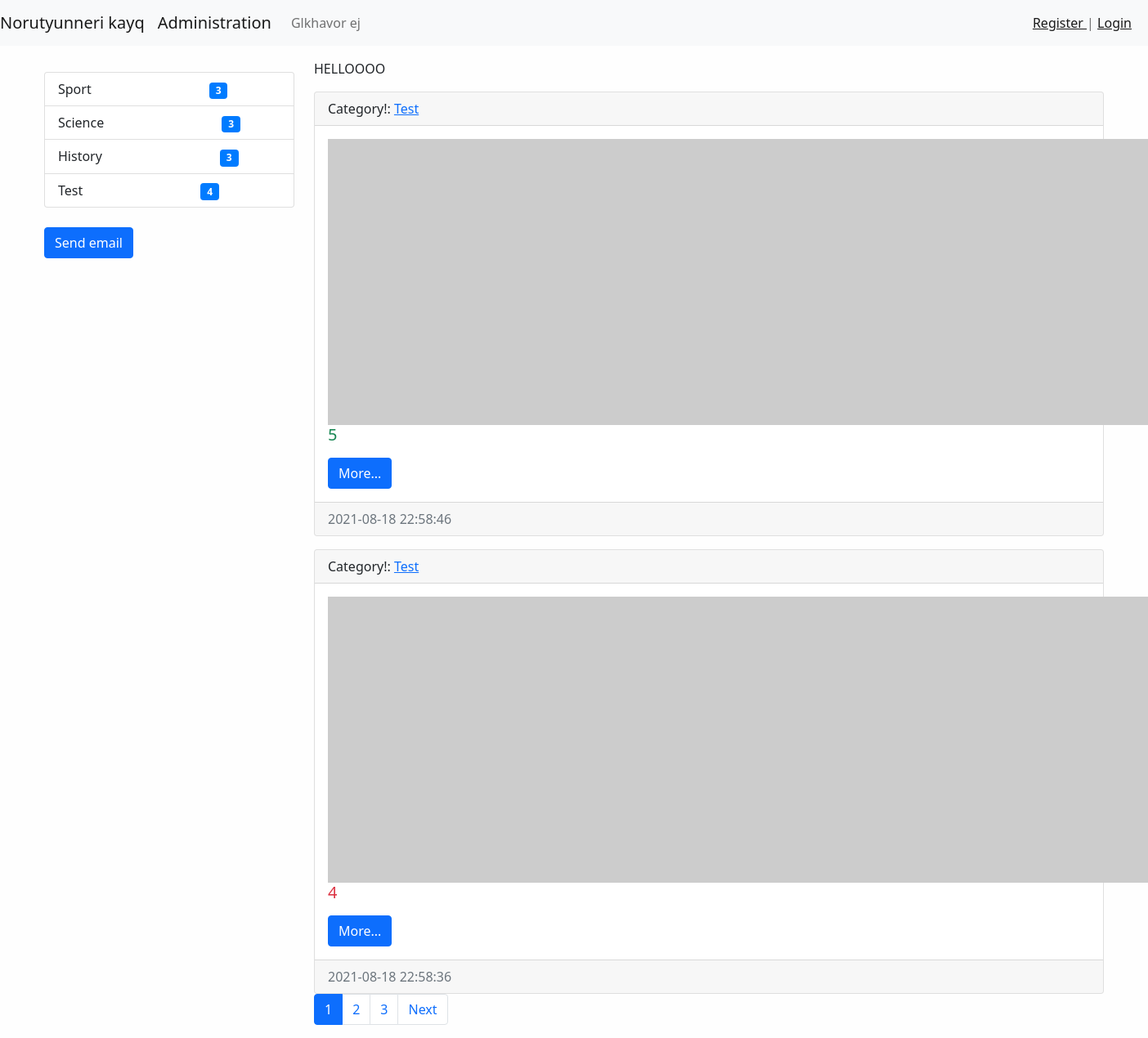
Before: / with the older database file.
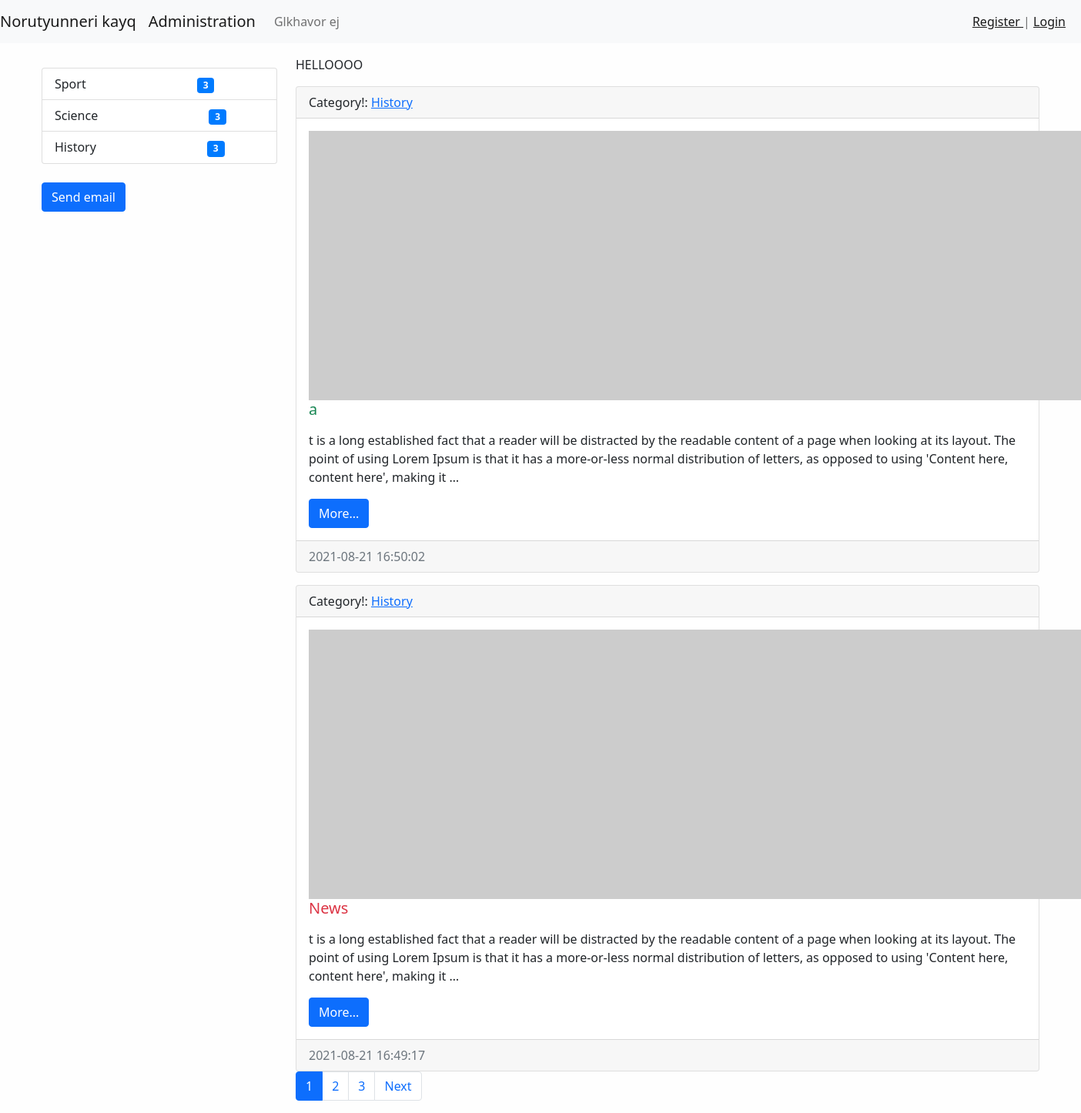
After: the same page with the newer database file.
### news/models.py (models this page shows, shortened)
class Category(models.Model):
    title = models.CharField(max_length=150, db_index=True, verbose_name='CATEGORYI ANUN')
    def get_absolute_url(self):
        return reverse('category', kwargs={"category_id": self.pk})
    def __str__(self):
        return self.title
    class Meta:
        verbose_name = "Category"
        verbose_name_plural = "Categoryner"
        ordering = ['title']

class News(models.Model):
    title = models.CharField(max_length=150, verbose_name="ANUN")
    content = models.TextField(blank=True)
    created_at = models.DateTimeField(auto_now_add=True, verbose_name='STEGHTSVEL E')
    updated_at = models.DateTimeField(auto_now=True, verbose_name='POPOKHVEL E')
    photo = models.ImageField(upload_to='photos/%Y/%m/%d/', blank=True)
    is_published = models.BooleanField(default=True, verbose_name='HRATARAKVEL E')
    category = models.ForeignKey('Category', on_delete=models.PROTECT, related_name='get_news')
    views = models.IntegerField(default=0)
    def get_absolute_url(self):
        return reverse('view_news', kwargs={"pk": self.pk})
    class Meta:
        verbose_name = "Norutyun"  # entavernagira tsarayum(or` add news-y darav add Norutyun...)
        verbose_name_plural = "Norutyunner"  # sa el hognakii depqum(inchin -s er avelacnum` sa kdarna)
        ordering = ['-created_at']  # ev adminki ev modeli sort. hertakanutyuny kpokhvi

### news/views.py (the view)
# urls.py: path('', HomeNews.as_view(), name='home'),
class HomeNews(MyMixin, ListView):
    model = News
    template_name = 'news/home_news_list.html'
    context_object_name = 'news'
    mixin_prop = 'Helloooo'
    paginate_by = 2
    def get_context_data(self, *, object_list=None, **kwargs):
        context = super().get_context_data(**kwargs)
        context['title'] = self.get_upper('Glkhavor')
        context['mixin_prop'] = self.get_prop()
        return context
    def get_queryset(self):
        return News.objects.filter(is_published=True)

### news/templatetags/news_tags.py (called while the page is built)
@register.inclusion_tag('news/list-categories.html')
def show_categories(arg1="hello", arg2="world"):
    categories = Category.objects.annotate(cnt=Count("get_news", filter=F('get_news__is_published'))).filter(cnt__gt=0)
    return {"categories": categories, "arg1": arg1, "arg2": arg2}

### news/utils.py (called while the page is built)
    def get_prop(self):
        return self.mixin_prop.upper()

    def get_upper(self, st):
        if isinstance(st, str):
            return st.upper()
        else:
            return st.title.upper()

### news/templates/news/home_news_list.html (shortened to what this page needs)
{% extends 'base.html' %}
{% block sidebar %}
    {% include 'inc/_sidebar.html' %}
{% endblock %}
{% block content %}
{{ mixin_prop }}
{% for item in news %}
<div class="card mt-3">
    <div class="card-header">
        Category!: <a href="{{ item.category.get_absolute_url }}"> {{ item.category }} </a>
    </div>
    <div class="card-body">
        <div class="media">
            {% if item.photo %}
            <img alt="" class="mr-3" src="{{ item.photo.url }}" width="350">
            {% else %}
            <img alt="" class="mr-3" src="https://picsum.photos/id/1050/350/235">
            {% endif %}
            <div class="media-body">
                <h5 class="card-title {% cycle  'text-success' 'text-danger'%} ">{{ item.title }}</h5>
                <p class="card-text">{{ item.content|linebreaks|truncatewords:50 }}</p>
                <a class="btn btn-primary" href="{{ item.get_absolute_url }}">More...</a>
            </div>
        </div>
    </div>
    <div class="card-footer text-muted">
        {{ item.created_at|date:'Y-m-d H:i:s' }}
    </div>
</div>
{% empty %}
<p> Oops... There is no data... </p>
{% lorem 3 p %}
{% endfor %}
{% endblock %}

### templates/base.html (shortened to what this page needs)
<!doctype html>
{% load static %}
<html lang="en">
<head>
    <link href="{% static 'bootstrap/css/bootstrap.min.css' %}" rel="stylesheet">
    <link href="{% static 'css/style.css' %}" rel="stylesheet">
</head>
<body>
{% include 'inc/_nav.html'%}
<div class="container mt-3">
    <div class="row">
        <div class="col-md-3 mt-3">
            {% block sidebar %} SIDEBAR {% endblock %}
        </div>
        <div class="col-md-9">
            {% block content %} CONTENT {% endblock %}
            {% if page_obj.has_other_pages %}
            <nav aria-label="...">
                <ul class="pagination">
                    {% for p in page_obj.paginator.page_range %}
                    {% if page_obj.number == p %}
                    <li aria-current='page' class="page-item active">
                        <a class="page-link" href="?page={{ p }}"> {{ p }}
                        </a>
                    </li>
                    {% elif p > page_obj.number|add:-3 and p < page_obj.number|add:3 %}
                    <li class="page-item">
                        <a class="page-link" href="?page={{ p }}"> {{ p }}</a>
                    </li>
                    {% endif %}
                    {% endfor %}
                    {% if page_obj.has_next %}
                    <li class="page-item">
                        <a class="page-link" href="?page={{ page_obj.next_page_number }}">Next</a>
                    </li>
                    {% endif %}
                </ul>
            </nav>
            {% endif %}
        </div>
    </div>
</div>
</body>
</html>

### templates/inc/_nav.html (shortened to what this page needs)
<nav class="navbar navbar-expand-lg navbar-light bg-light">
    <a class="navbar-brand" href="{% url 'home' %}"> Norutyunneri kayq </a>
        <a class="navbar-brand" href="/admin"> Administration </a>
    <div class="collapse navbar-collapse" id="navbarSupportedContent">
        <ul class="navbar-nav me-auto mb-2 mb-lg-0">
            <li class="nav-item"><a class="nav-link" href="{% url 'home' %}">Glkhavor ej</a></li>
        </ul>
        <span class="navbar-text" style="padding-right: 20px;">
            {% if request.user.is_authenticated %}
                Bari galust {{ request.user }} | <a href="{% url 'logout' %}">Loguot</a>
            {% else %}
                <a href=" {% url 'register' %} "> Register </a> | <a href="{% url 'login' %}">Login</a>
            {% endif %}
        </span>
    </div>
</nav>

### templates/inc/_sidebar.html (shortened to what this page needs)
{% load news_tags %}
{% show_categories %}
<br>
<a class="btn btn-primary btn-block" href="{% url 'email' %}"> Send email </a>

### news/templates/news/list-categories.html (shortened to what this page needs)
<div class="list-group">
    {% for item in categories %}
    <a class="list-group-item list-group-item-action" href="{{ item.get_absolute_url }}">
        {{ item.title }} <span class="badge badge-primary badge-pill"
                               style="background-color: #007bff;color: white;margin-left: 140px;">{{ item.cnt }}</span></a>
    {% endfor %}
</div>

### mysite/static/css/style.css (style rules this page uses)
body { background-color: #fefefe; }

Changed rows visible on the page:
no longer on this page (row unchanged): Category: title "Test", cnt "4"
no longer on this page (row edited): News: category "Test", title "5", created_at "2021-08-18 22:58:46"
no longer on this page (row edited): News: category "Test", title "4", created_at "2021-08-18 22:58:36"
added News: category "History", title "a", content "t is a long established fact that a reader will be distracted by the readable content of a page when looking at its layout. The point of using Lorem Ipsum is that it has a more-or-less normal distribution of letters, as opposed to using 'Content here, content here', making it …", created_at "2021-08-21 16:50:02"
added News: category "History", title "News", content "t is a long established fact that a reader will be distracted by the readable content of a page when looking at its layout. The point of using Lorem Ipsum is that it has a more-or-less normal distribution of letters, as opposed to using 'Content here, content here', making it …", created_at "2021-08-21 16:49:17"
